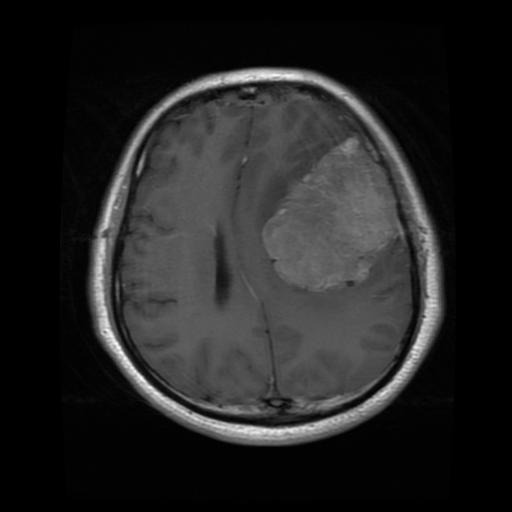
#> input picture input.jpg, 512 x 512 px
$ python main.py
#> lines starting #> are read from the running program, lines starting #| are printed output that depends on the picture
import cv2
import numpy as np
import matplotlib.pyplot as plt

# Görüntüyü yükleme
image = cv2.imread('input.jpg')
#> image is the input picture: shape (512, 512, 3); min 0, max 255, mean 35.1
image_gray = cv2.cvtColor(image, cv2.COLOR_BGR2GRAY)

# 1. Histogram Analizi
def plot_histogram(image, title):
    plt.figure()
    plt.hist(image.ravel(), bins=256, range=(0, 256))
    plt.title(title)
    plt.xlabel('Pixel Intensity')
    plt.ylabel('Frequency')

plot_histogram(image_gray, "Orijinal Görüntü Histogramı")

# 2. Histogram Eşitleme
equalized = cv2.equalizeHist(image_gray)
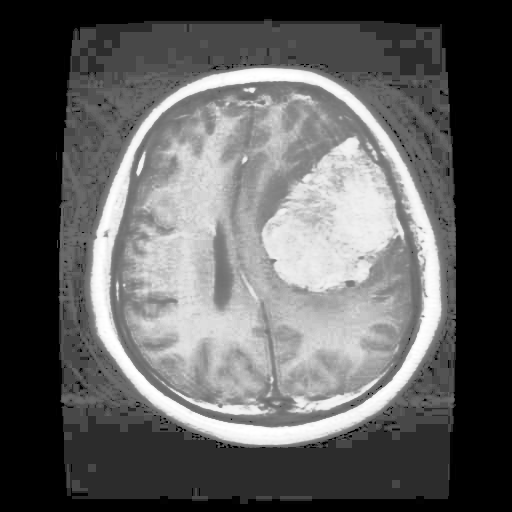
#> equalized: shape (512, 512); min 0, max 255, mean 95.4
plot_histogram(equalized, "Histogram Eşitleme Sonrası")

# 3. CLAHE
clahe = cv2.createCLAHE(clipLimit=2.0, tileGridSize=(8, 8))
clahe_equalized = clahe.apply(image_gray)
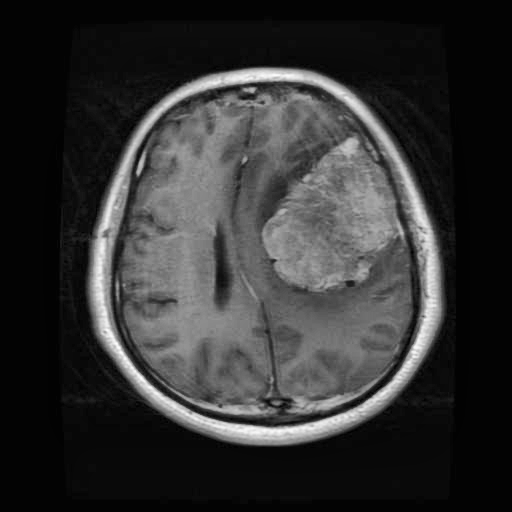
#> clahe_equalized: shape (512, 512); min 0, max 255, mean 50.3
plot_histogram(clahe_equalized, "CLAHE Sonrası")

# 4. Gürültü Azaltma
gaussian_blur = cv2.GaussianBlur(image, (5, 5), 0)
median_blur = cv2.medianBlur(image, 5)
bilateral_filter = cv2.bilateralFilter(image, 9, 75, 75)
nlm_denoised = cv2.fastNlMeansDenoisingColored(image, None, 10, 10, 7, 21)

# 5. Parlaklık ve Kontrast Ayarı
alpha = 1.5  # Kontrast faktörü
beta = 50    # Parlaklık faktörü
bright_contrast = cv2.convertScaleAbs(image, alpha=alpha, beta=beta)
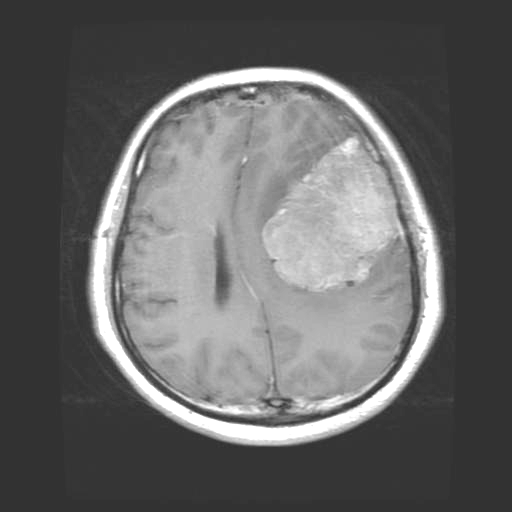
#> bright_contrast: shape (512, 512, 3); min 50, max 255, mean 100.9

# Görüntüleri Karşılaştırma
images = [
    ("Orijinal", image),
    ("Gaussian Blur", gaussian_blur),
    ("Median Blur", median_blur),
    ("Bilateral Filter", bilateral_filter),
    ("Non-Local Means", nlm_denoised),
    ("Bright & Contrast", bright_contrast),
]
for i, (name, img) in enumerate(images):
    plt.figure()
    plt.imshow(cv2.cvtColor(img, cv2.COLOR_BGR2RGB))
    plt.title(name)
    plt.axis('off')
#> this loop made 6 passes
#> name on passes 1 to 6: 'Orijinal', 'Gaussian Blur', 'Median Blur', 'Bilateral Filter', 'Non-Local Means', 'Bright & Contrast'

plt.show()
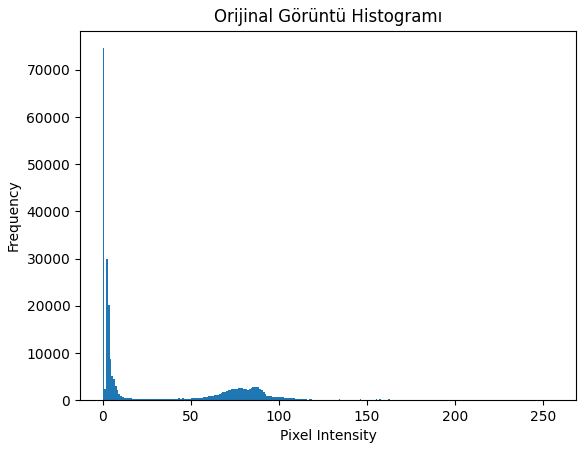
#> figure drawn by matplotlib, 1 panel; tallest bar 74590 high, from x = 0 to 1
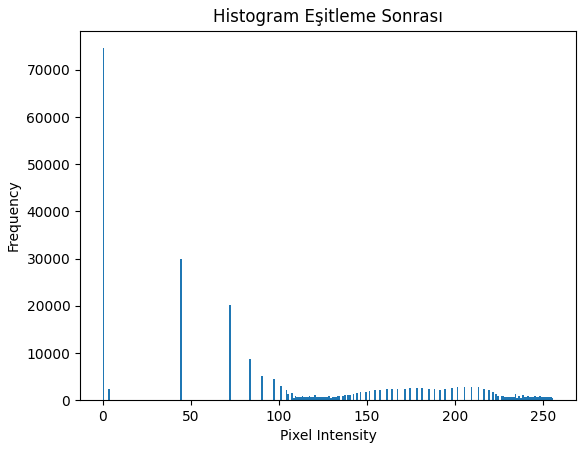
#> figure drawn by matplotlib, 1 panel; tallest bar 74590 high, from x = 0 to 1
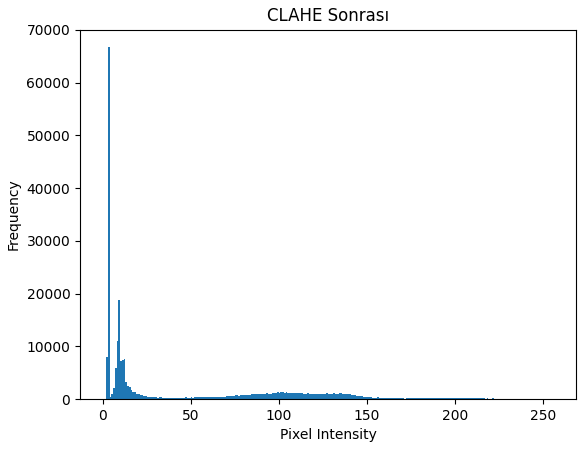
#> figure drawn by matplotlib, 1 panel; tallest bar 66705 high, from x = 3 to 4
